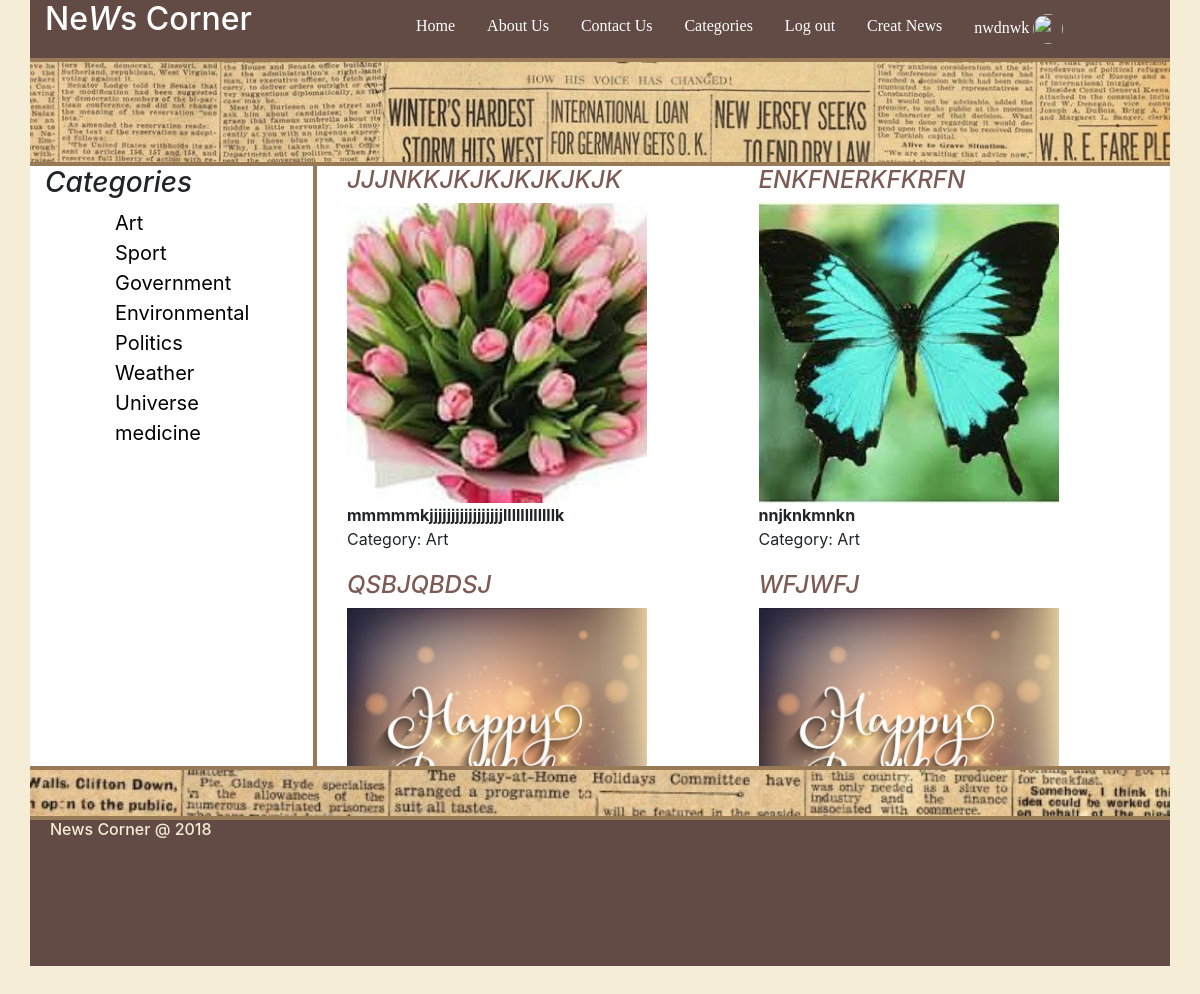
/category.php?id=1 (signed in), run on the app's committed database.
### tables this page shows
CREATE TABLE `registr_s` (
  `id` int(11) NOT NULL,
  `f_name` varchar(50) NOT NULL,
  `l_name` varchar(50) NOT NULL,
  `email` varchar(320) NOT NULL,
  `password` varchar(40) NOT NULL,
  `profile_path` varchar(255) NOT NULL,
  `country_id` int(11) NOT NULL,
  `registr_date` date NOT NULL
);

CREATE TABLE `categories` (
  `id` int(11) NOT NULL,
  `title` varchar(255) NOT NULL
);

CREATE TABLE `news` (
  `id` int(11) NOT NULL,
  `title` varchar(255) NOT NULL,
  `description` text NOT NULL,
  `content` text NOT NULL,
  `image_path` varchar(255) NOT NULL,
  `category_id` int(11) NOT NULL,
  `date_of_creating` date NOT NULL
);

### cookies_sessions/session_on.php (called while the page is built, shortened)
<?php
function check_session(){
    if(isset($_SESSION['id'])) {
        return true;
    }
    return false;
}

### components/db.php (called while the page is built, shortened)
<?php
class Database
{
    public function is_serialized($data, &$result = null)
    {
        $data = trim($data);
        if (strlen($data) < 4) {
            return false;
        }
        if ($data[1] !== ':') {
            return false;
        }
        return false;
    }
}

### category.php (the view, shortened to what this page needs)
<?php
$id = $_GET['id'];
include_once 'components/db_functions.php';
include_once 'layouts/header.php';
?>
<?php
include_once 'layouts/left-sidebar.php';
?>
<?php
$sql = "select n1.*, c1.id as c_id, c1.title as category_name from news as n1 inner join categories as c1 ON n1.category_id=c1.id where c1.id = '$id' order by id desc ";
$stmt = $conn-> query($sql);
$data = $stmt->fetchAll();
?>
<div class="col-md-9 right">
    <?php if(!empty($data)) : ?>
        <div class="news_list row m-0 ">
            <?php foreach($data as $item):?>
            <div class="col-sm-6">
                <h4 class="title"><a href="view.php?id=<?php echo $item['id']; ?>"><?php echo $item['title']; ?></a>
                </h4>
                <div class="image_container">
                    <img src="uploads/<?php echo $item['image_path']; ?>">
                </div>
                <div class="description"><?php echo $item['description']; ?></div>
                <div class="category">Category: <?php
                    echo $item['category_name'];
                    ?> </div>
            </div>
            <?php endforeach;  ?>
        </div>
    <?php endif;?>
</div>
</div>
</div>
<?php
include_once 'layouts/footer.php';
?>

### layouts/header.php (shortened to what this page needs)
<?php
include_once "cookies_sessions/session_on.php";
include_once 'components/db_functions.php';
if(isset ($_SESSION['id'])) {
    $user_id = $_SESSION['id'];
}else{
    $user_id = "";
}
$stmt = $conn->query("select * from registr_s where id = '$user_id'"  );
$data = $stmt->fetch(PDO::FETCH_ASSOC);
?>
<!DOCTYPE html>
<html lang="en">
<head>
    <link rel="stylesheet" href="css/bootstrap.css">
    <link rel="stylesheet" href="css/style.css">
    <link rel="stylesheet" href="css/fontawesome.css">
</head>
<body>
<div class="container-fluid ">
    <div class="container header ">
        <div class="navigation">
            <nav class="row ">
                <div class="col-md-3  col-xs-3 nav_bottom left_header" id="logo"><a href="index.php"><h2 >Ne<i>W</i>s Corner</h2></a></div>
                <div class="col-md-9 col-xs-9 nav_bottom right_header">
                    <ul>
                        <li class="nav"><a class="nav_href" href="index.php">Home</a></li>
                        <li class="nav"><a class="nav_href" href="about_us.php">About Us</a></li>
                        <li class="nav"><a class="nav_href" href="contact.php">Contact Us</a></li>
                        <li class="nav"><a class="nav_href" href="category_nav.php">Categories</a></li>
                        <?php
                        if (check_session()): ?>
                            <li class="nav"><a class="nav_href" href="log_out.php">Log out</a></li>
                            <li class="nav"><a class="nav_href" href="admin.php">Creat News</a></li>
                            <li class="nav"><a class="nav_href" href="welcome.php" title = "Profile">
                                    <?= $data['f_name']?>
                                    <img  class="profile_image"  src="uploads/profiles/<?php echo $data['profile_path']  ?>" alt="">
                                </a></li>
                        <?php else: ?>
                            <li class="nav"><a class="nav_href" href="sign_up.php">Sign up</a></li>
                            <li class="nav" ><a class="nav_href" href="log_in.php">Log in</a></li>
                        <?php endif; ?>
                    </ul>
                </div>
                <div class="container header_background_image"></div>
            </nav>
        </div>
    </div>

### layouts/left-sidebar.php (shortened to what this page needs)
<?php
$stmt = $conn->query("SELECT * FROM categories");
$data = $stmt->fetchAll(PDO::FETCH_ASSOC);
include_once "components/db.php";
?>
<div class="container">
    <div class="row">
        <div class="col-md-3 left">
            <h3 style="font-style: italic" class="cat">Categories</h3>
            <ul class="category_nav" id="sortable">
            <?php foreach ($data as $value):?>
                    <li><a href="category.php?id=<?= $value['id']
                        ?>"><?= $value['title']?></a> </li>
                <?php endforeach;?>
            </ul>
        </div>

### css/style.css (style rules this page uses)
body { background:#F5EDD5; outline:none !important; padding:0; margin:0; }
ul { list-style-type: none; margin-left: 70px; padding: 0; }
li { list-style-type: none; }
.nav { float: left; }
.nav a { display: block; color: white; text-align: center; padding: 14px 16px; text-decoration: none; font-family: "Verdana"; }
.category_nav li a { color:black; text-decoration:none; font-size: 20px; }
.left { background: #FFFFFF; border-right:2px solid #987A57; }
.right { background: #FFFFFF; border-left:2px solid #987A57; }
.title { font-style:italic; text-transform:uppercase; color: #7c5b55; }
.title a { color: #7c5b55; }
.image_container { width:300px; height:300px; margin-left:0!important; }
.image_container img { width:300px; height:300px !important; object-fit:cover !important; margin-left:0!important; }
.category { margin-bottom:20px; }
.header { background-color: #624B45; border-bottom: 4px solid #987A57; }
.nav_bottom { border-bottom: 4px solid #987A57; }
#logo a { color: white; }
#logo a h2 { -webkit-animation-name: example; -webkit-animation-duration: 10s; animation-name: example; animation-duration: 10s; }
.description { font-weight: bold; }
.nav .profile_image { width:30px; height:30px; border-radius:50%; overflow: hidden; object-fit: cover; }
.header_background_image { background-image: url("../images/news_header.jpg"); height:100px; background-repeat:no-repeat ; background-size: cover; }
.news_list { height:600px; overflow-y: scroll; }
.cat { position: relative; -webkit-animation-name: example; -webkit-animation-duration: 4s; animation-name: example_cat; animation-duration: 4s; }

### data on the page
registr_s: f_name "nwdnwk"
categories: title "Art"
categories: title "Sport"
categories: title "Government"
categories: title "Environmental"
categories: title "Politics"
categories: title "Weather"
categories: title "Universe"
categories: title "medicine"
news: title "JJJNKKJKJKJKJKJKJK", shows a picture, description "mmmmmkjjjjjjjjjjjjjjjjjllllllllllllk", category.title "Art"
news: title "ENKFNERKFKRFN", shows a picture, description "nnjknkmnkn", category.title "Art"
news: title "QSBJQBDSJ"
news: title "WFJWFJ"
